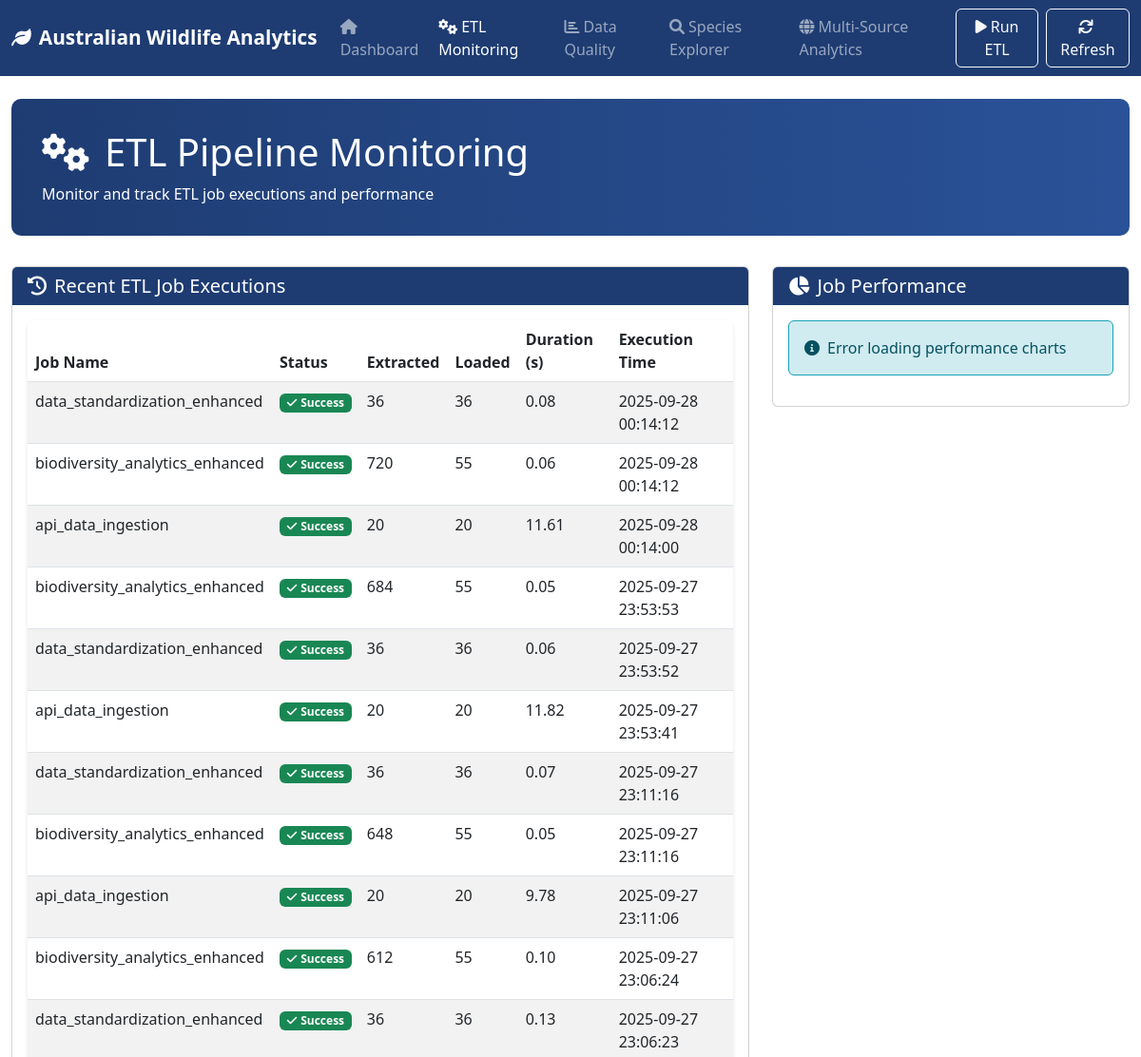
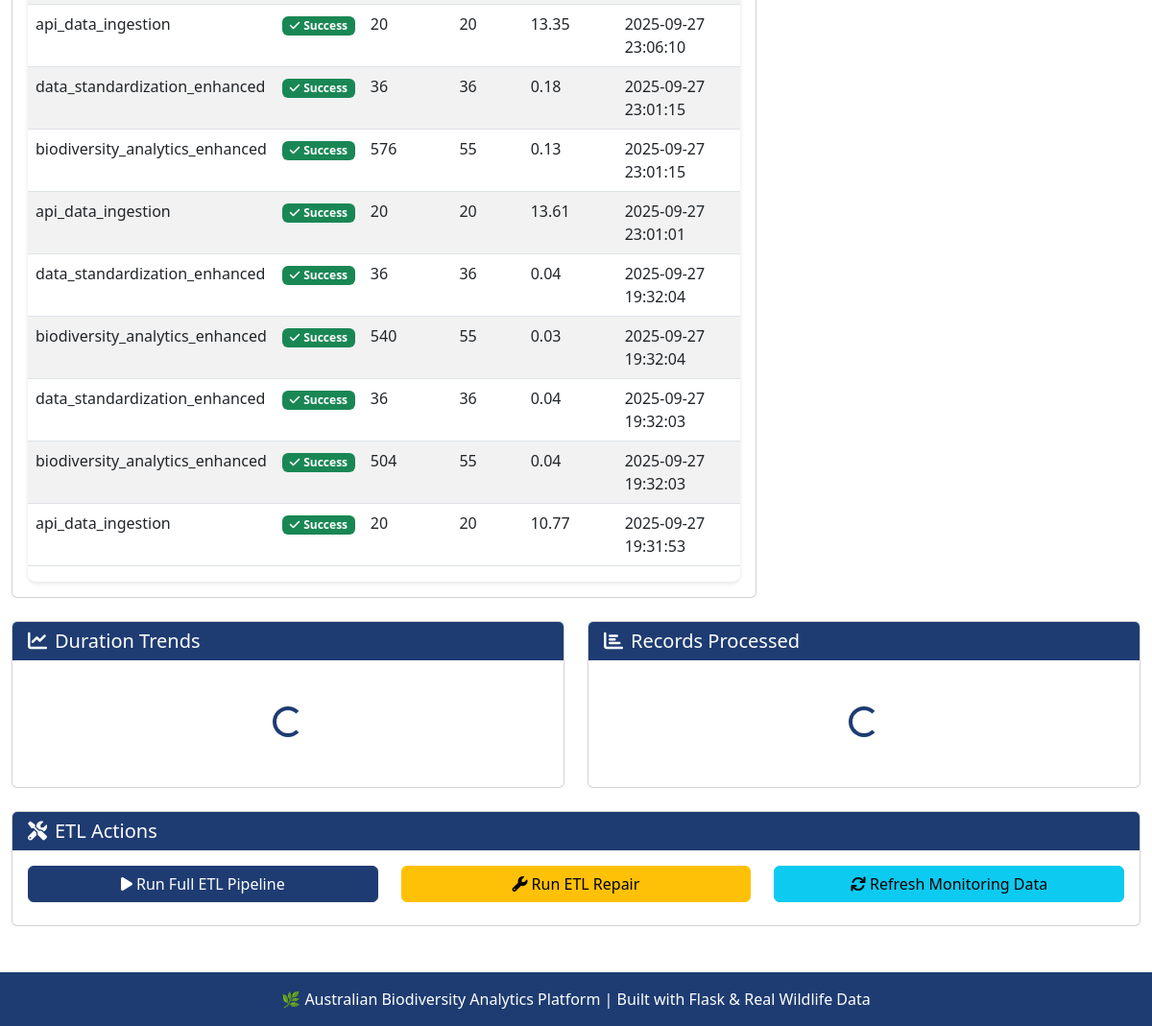
Screenshot of /etl-monitoring with the database file from the repository (2 pictures, top to bottom).
### tables this page shows
CREATE TABLE etl_job_executions (
                    execution_id TEXT PRIMARY KEY,
                    job_name TEXT NOT NULL,
                    start_time TIMESTAMP NOT NULL,
                    end_time TIMESTAMP,
                    status TEXT NOT NULL,
                    records_extracted INTEGER DEFAULT 0,
                    records_transformed INTEGER DEFAULT 0,
                    records_loaded INTEGER DEFAULT 0,
                    quality_issues TEXT,
                    performance_metrics TEXT,
                    error_details TEXT
                );

### flask_dashboard.py (the view)
@app.route('/etl-monitoring')
def etl_monitoring():
    etl_history = dashboard.load_etl_job_history()
    return render_template('etl_monitoring.html',
                         etl_history=etl_history.to_dict('records') if not etl_history.empty else [],
                         page_title="ETL Monitoring")

### flask_dashboard.py (called while the page is built)
    def get_connection(self):
        if not os.path.exists(self.db_path):
            return None
        return sqlite3.connect(self.db_path)

### templates/etl_monitoring.html (shortened to what this page needs)
{% extends "base.html" %}
{% block content %}
<div class="main-header">
    <h1><i class="fas fa-cogs me-3"></i>ETL Pipeline Monitoring</h1>
    <p class="mb-0">Monitor and track ETL job executions and performance</p>
</div>
<div class="row">
    <div class="col-lg-8 mb-4">
        <div class="card">
            <div class="card-header">
                <h5 class="mb-0"><i class="fas fa-history me-2"></i>Recent ETL Job Executions</h5>
            </div>
            <div class="card-body">
                {% if etl_history %}
                <div class="table-responsive">
                    <table class="table table-striped">
                        <thead>
                            <tr>
                                <th>Job Name</th>
                                <th>Status</th>
                                <th>Extracted</th>
                                <th>Loaded</th>
                                <th>Duration (s)</th>
                                <th>Execution Time</th>
                            </tr>
                        </thead>
                        <tbody>
                            {% for job in etl_history %}
                            <tr>
                                <td>{{ job.job_name }}</td>
                                <td>
                                    {% if job.status == 'success' %}
                                    <span class="badge bg-success">
                                        <i class="fas fa-check me-1"></i>Success
                                    </span>
                                    {% else %}
                                    <span class="badge bg-danger">
                                        <i class="fas fa-times me-1"></i>Failed
                                    </span>
                                    {% endif %}
                                </td>
                                <td>{{ "{:,}".format(job.records_extracted or 0) }}</td>
                                <td>{{ "{:,}".format(job.records_loaded or 0) }}</td>
                                <td>{{ "{:.2f}".format(job.duration_seconds or 0) }}</td>
                                <td>{{ job.start_time }}</td>
                            </tr>
                            {% endfor %}
                        </tbody>
                    </table>
                </div>
                {% endif %}
            </div>
        </div>
    </div>
    <div class="col-lg-4 mb-4">
        <div class="card">
            <div class="card-header">
                <h5 class="mb-0"><i class="fas fa-chart-pie me-2"></i>Job Performance</h5>
            </div>
            <div class="card-body">
                <div id="performance-charts-container">
                </div>
            </div>
        </div>
    </div>
</div>
{% if etl_history %}
<div class="row">
    <div class="col-lg-6 mb-4">
        <div class="card">
            <div class="card-header">
                <h5 class="mb-0"><i class="fas fa-chart-line me-2"></i>Duration Trends</h5>
            </div>
            <div class="card-body">
                <div id="duration-trend-container">
                    <div class="loading">
                        <div class="spinner-border" role="status">
                        </div>
                    </div>
                </div>
            </div>
        </div>
    </div>
    <div class="col-lg-6 mb-4">
        <div class="card">
            <div class="card-header">
                <h5 class="mb-0"><i class="fas fa-chart-bar me-2"></i>Records Processed</h5>
            </div>
            <div class="card-body">
                <div id="records-processed-container">
                    <div class="loading">
                        <div class="spinner-border" role="status">
                        </div>
                    </div>
                </div>
            </div>
        </div>
    </div>
</div>
{% endif %}
<div class="row">
    <div class="col-12">
        <div class="card">
            <div class="card-header">
                <h5 class="mb-0"><i class="fas fa-tools me-2"></i>ETL Actions</h5>
            </div>
            <div class="card-body">
                <div class="row">
                    <div class="col-md-4 mb-2">
                        <button class="btn btn-primary w-100" onclick="runETL()">
                            <i class="fas fa-play me-1"></i>Run Full ETL Pipeline
                        </button>
                    </div>
                    <div class="col-md-4 mb-2">
                        <button class="btn btn-warning w-100" onclick="runETLRepair()">
                            <i class="fas fa-wrench me-1"></i>Run ETL Repair
                        </button>
                    </div>
                    <div class="col-md-4 mb-2">
                        <button class="btn btn-info w-100" onclick="refreshData()">
                            <i class="fas fa-sync me-1"></i>Refresh Monitoring Data
                        </button>
                    </div>
                </div>
            </div>
        </div>
    </div>
</div>
{% endblock %}

### templates/base.html (shortened to what this page needs)
<!DOCTYPE html>
<html lang="en">
<head>
    <link href="https://cdn.jsdelivr.net/npm/bootstrap@5.3.0/dist/css/bootstrap.min.css" rel="stylesheet">
    <link rel="stylesheet" href="https://cdnjs.cloudflare.com/ajax/libs/font-awesome/6.0.0/css/all.min.css">
</head>
<body>
    <nav class="navbar navbar-expand-lg navbar-dark" style="background: var(--primary-color);">
        <div class="container-fluid">
            <a class="navbar-brand" href="{{ url_for('index') }}">
                <i class="fas fa-leaf me-2"></i>Australian Wildlife Analytics
            </a>
            <div class="collapse navbar-collapse" id="navbarNav">
                <ul class="navbar-nav me-auto">
                    <li class="nav-item">
                        <a class="nav-link {% if request.endpoint == 'index' %}active{% endif %}" href="{{ url_for('index') }}">
                            <i class="fas fa-home me-1"></i>Dashboard
                        </a>
                    </li>
                    <li class="nav-item">
                        <a class="nav-link {% if request.endpoint == 'etl_monitoring' %}active{% endif %}" href="{{ url_for('etl_monitoring') }}">
                            <i class="fas fa-cogs me-1"></i>ETL Monitoring
                        </a>
                    </li>
                    <li class="nav-item">
                        <a class="nav-link {% if request.endpoint == 'data_quality' %}active{% endif %}" href="{{ url_for('data_quality') }}">
                            <i class="fas fa-chart-bar me-1"></i>Data Quality
                        </a>
                    </li>
                    <li class="nav-item">
                        <a class="nav-link {% if request.endpoint == 'species_explorer' %}active{% endif %}" href="{{ url_for('species_explorer') }}">
                            <i class="fas fa-search me-1"></i>Species Explorer
                        </a>
                    </li>
                    <li class="nav-item">
                        <a class="nav-link {% if request.endpoint == 'multi_source_analytics' %}active{% endif %}" href="{{ url_for('multi_source_analytics') }}">
                            <i class="fas fa-globe me-1"></i>Multi-Source Analytics
                        </a>
                    </li>
                </ul>
                <div class="d-flex">
                    <button class="btn btn-outline-light me-2" onclick="runETL()" id="etl-btn">
                        <i class="fas fa-play me-1"></i>Run ETL
                    </button>
                    <button class="btn btn-outline-light" onclick="refreshData()">
                        <i class="fas fa-sync me-1"></i>Refresh
                    </button>
                </div>
            </div>
        </div>
    </nav>
    <div class="container-fluid mt-4">
        {% block content %}{% endblock %}
    </div>
    <footer class="footer mt-5">
        <div class="container">
            <p class="mb-0">🌿 Australian Biodiversity Analytics Platform | Built with Flask & Real Wildlife Data</p>
        </div>
    </footer>
</body>
</html>

### templates/base.html (style rules this page uses)
:root { --primary-color: #1e3c72; --secondary-color: #2a5298; --success-color: #28a745; --warning-color: #ffc107; --danger-color: #dc3545; --info-color: #17a2b8; }
.navbar-brand { font-weight: bold; font-size: 1.3rem; }
.main-header { background: linear-gradient(90deg, var(--primary-color) 0%, var(--secondary-color) 100%); color: white; padding: 2rem; border-radius: 10px; margin-bottom: 2rem; }
.card-header { background: var(--primary-color); color: white; border: none; }
.btn-primary { background: var(--primary-color); border-color: var(--primary-color); }
.loading { text-align: center; padding: 2rem; }
.spinner-border { color: var(--primary-color); }
.footer { background: var(--primary-color); color: white; text-align: center; padding: 1rem; margin-top: 3rem; }
.table-responsive { background: white; border-radius: 8px; box-shadow: 0 2px 4px rgba(0,0,0,0.1); }

### rows the page displays
etl_job_executions: job_name "data_standardization_enhanced", status "success" (drawn), records_extracted "36", records_loaded "36", duration_seconds "0.08", start_time "2025-09-28 00:14:12"
etl_job_executions: job_name "biodiversity_analytics_enhanced", status "success" (drawn), records_extracted "720", records_loaded "55", duration_seconds "0.06", start_time "2025-09-28 00:14:12"
etl_job_executions: job_name "api_data_ingestion", status "success" (drawn), records_extracted "20", records_loaded "20", duration_seconds "11.61", start_time "2025-09-28 00:14:00"
etl_job_executions: job_name "biodiversity_analytics_enhanced", status "success" (drawn), records_extracted "684", records_loaded "55", duration_seconds "0.05", start_time "2025-09-27 23:53:53"
etl_job_executions: job_name "data_standardization_enhanced", status "success" (drawn), records_extracted "36", records_loaded "36", duration_seconds "0.06", start_time "2025-09-27 23:53:52"
etl_job_executions: job_name "api_data_ingestion", status "success" (drawn), records_extracted "20", records_loaded "20", duration_seconds "11.82", start_time "2025-09-27 23:53:41"
etl_job_executions: job_name "data_standardization_enhanced", status "success" (drawn), records_extracted "36", records_loaded "36", duration_seconds "0.07", start_time "2025-09-27 23:11:16"
etl_job_executions: job_name "biodiversity_analytics_enhanced", status "success" (drawn), records_extracted "648", records_loaded "55", duration_seconds "0.05", start_time "2025-09-27 23:11:16"
etl_job_executions: job_name "api_data_ingestion", status "success" (drawn), records_extracted "20", records_loaded "20", duration_seconds "9.78", start_time "2025-09-27 23:11:06"
etl_job_executions: job_name "biodiversity_analytics_enhanced", status "success" (drawn), records_extracted "612", records_loaded "55", duration_seconds "0.10", start_time "2025-09-27 23:06:24"
etl_job_executions: job_name "data_standardization_enhanced", status "success" (drawn), records_extracted "36", records_loaded "36", duration_seconds "0.13", start_time "2025-09-27 23:06:23"
etl_job_executions: job_name "api_data_ingestion", status "success" (drawn), records_extracted "20", records_loaded "20", duration_seconds "13.35", start_time "2025-09-27 23:06:10"
etl_job_executions: job_name "data_standardization_enhanced", status "success" (drawn), records_extracted "36", records_loaded "36", duration_seconds "0.18", start_time "2025-09-27 23:01:15"
etl_job_executions: job_name "biodiversity_analytics_enhanced", status "success" (drawn), records_extracted "576", records_loaded "55", duration_seconds "0.13", start_time "2025-09-27 23:01:15"
etl_job_executions: job_name "api_data_ingestion", status "success" (drawn), records_extracted "20", records_loaded "20", duration_seconds "13.61", start_time "2025-09-27 23:01:01"
etl_job_executions: job_name "data_standardization_enhanced", status "success" (drawn), records_extracted "36", records_loaded "36", duration_seconds "0.04", start_time "2025-09-27 19:32:04"
etl_job_executions: job_name "biodiversity_analytics_enhanced", status "success" (drawn), records_extracted "540", records_loaded "55", duration_seconds "0.03", start_time "2025-09-27 19:32:04"
etl_job_executions: job_name "data_standardization_enhanced", status "success" (drawn), records_extracted "36", records_loaded "36", duration_seconds "0.04", start_time "2025-09-27 19:32:03"
etl_job_executions: job_name "biodiversity_analytics_enhanced", status "success" (drawn), records_extracted "504", records_loaded "55", duration_seconds "0.04", start_time "2025-09-27 19:32:03"
etl_job_executions: job_name "api_data_ingestion", status "success" (drawn), records_extracted "20", records_loaded "20", duration_seconds "10.77", start_time "2025-09-27 19:31:53"
